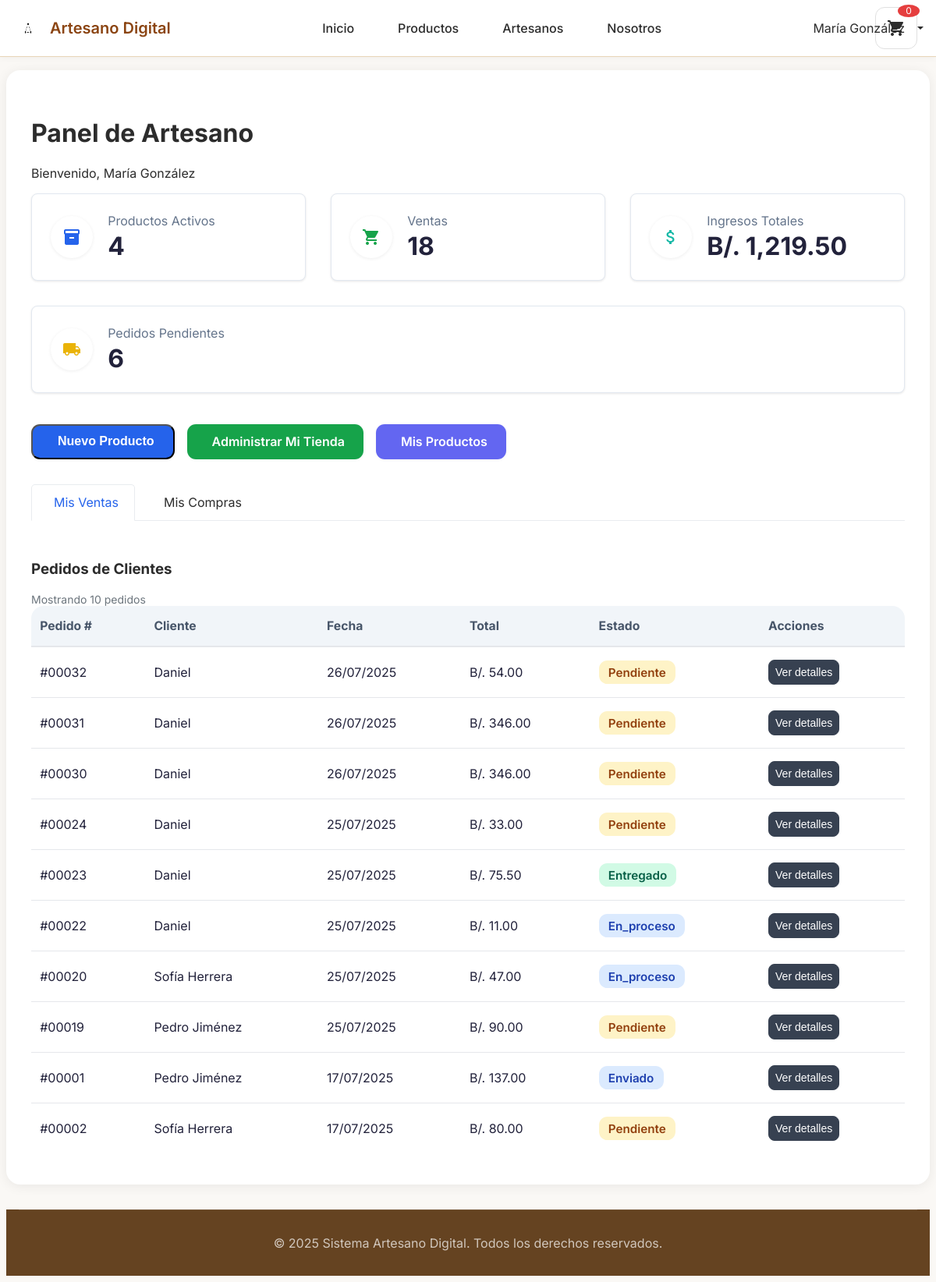
Page /dashboard/artesano (signed in) on the earlier database version.
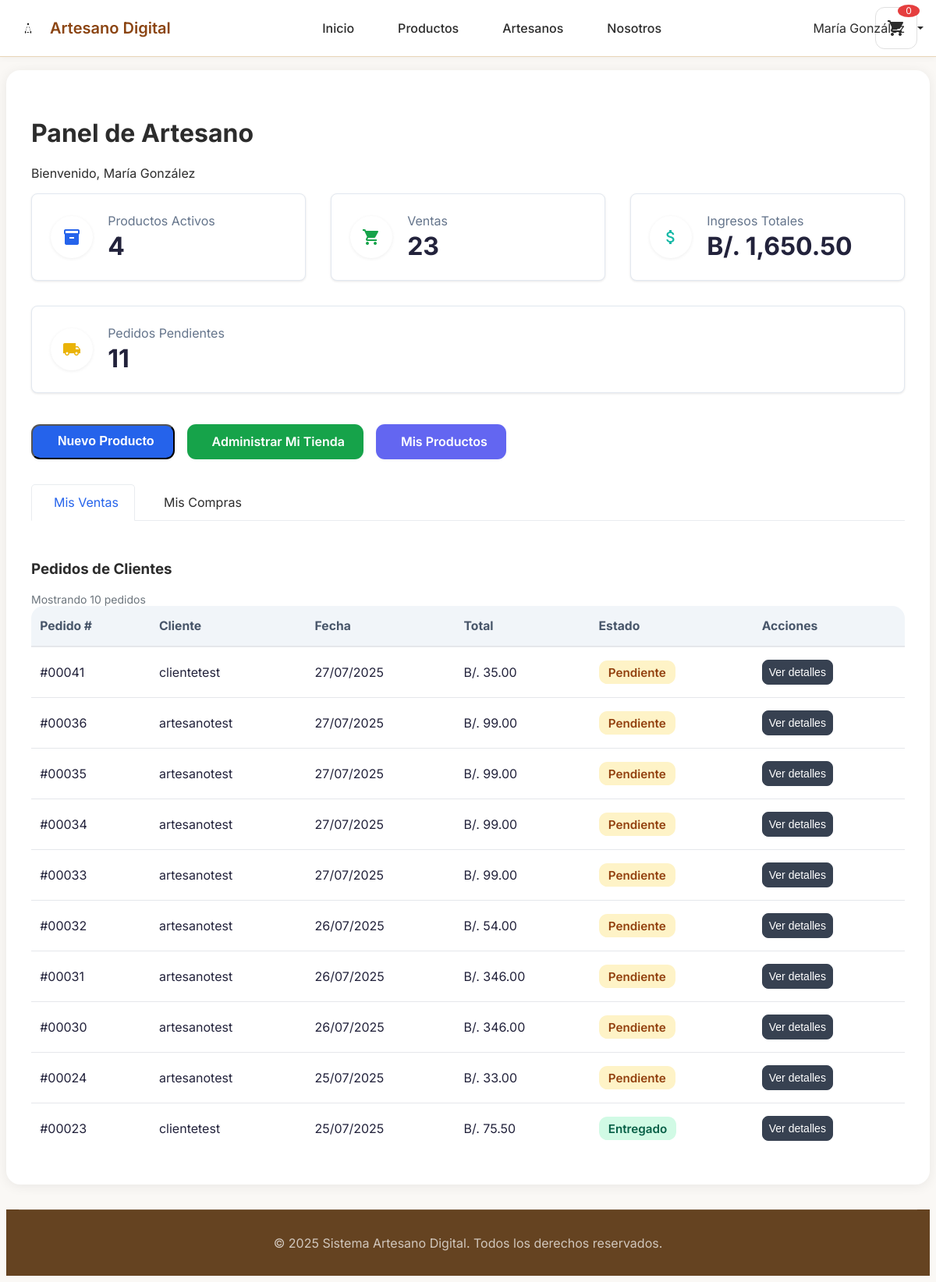
Same page on the later database version.
### tables this page shows
CREATE TABLE `pedidos` (
  `id_pedido` int(11) NOT NULL,
  `id_usuario` int(11) NOT NULL,
  `estado` enum('pendiente','confirmado','en_proceso','enviado','entregado','cancelado') DEFAULT 'pendiente',
  `metodo_pago` varchar(50) NOT NULL,
  `total` decimal(10,2) NOT NULL,
  `subtotal` decimal(10,2) DEFAULT NULL,
  `descuento` decimal(10,2) DEFAULT 0.00,
  `fecha_pedido` datetime DEFAULT current_timestamp(),
  `fecha_confirmacion` datetime DEFAULT NULL,
  `fecha_proceso` datetime DEFAULT NULL,
  `fecha_envio` datetime DEFAULT NULL,
  `fecha_entrega` datetime DEFAULT NULL,
  `direccion_envio` text NOT NULL,
  `metodo_envio` varchar(100) DEFAULT 'Env├¡o est├índar',
  `codigo_seguimiento` varchar(100) DEFAULT NULL,
  `tiempo_estimado` varchar(50) DEFAULT '3-5 d├¡as h├íbiles',
  `empresa_envio` varchar(100) DEFAULT NULL,
  `numero_seguimiento` varchar(100) DEFAULT NULL,
  `fecha_estimada_entrega` date DEFAULT NULL,
  `notas_entrega` text DEFAULT NULL,
  `fecha_actualizacion` timestamp NOT NULL DEFAULT current_timestamp() ON UPDATE current_timestamp()
);

CREATE TABLE `usuarios` (
  `id_usuario` int(11) NOT NULL,
  `nombre` varchar(100) NOT NULL,
  `correo` varchar(150) NOT NULL,
  `telefono` varchar(20) DEFAULT NULL,
  `direccion` text DEFAULT NULL,
  `contrasena` varchar(255) NOT NULL,
  `tipo_usuario` enum('cliente','artesano') NOT NULL,
  `fecha_registro` datetime DEFAULT current_timestamp(),
  `activo` tinyint(1) DEFAULT 1
);

### controllers/ControladorArtesano.php (called while the page is built, shortened)
<?php
class ControladorArtesano
{
    private GestorAutenticacion $gestorAuth;
    private PDO $conexion;
    public function __construct()
    {
        $this->gestorAuth = GestorAutenticacion::obtenerInstancia();
        $this->conexion = Database::obtenerInstancia()->obtenerConexion();
    }
    public function mostrarDashboard(): void
    {
        $usuario = $this->gestorAuth->obtenerUsuarioActual();
        $idUsuario = $usuario['id_usuario'] ?? 0;
        $pedidosRecientes = $this->obtenerPedidosRecibidos($idUsuario);
        $pedidosPersonales = $this->obtenerPedidosPersonales($idUsuario);
        $productos = $this->obtenerProductosPorArtesano($idUsuario);
        $datos = [
            'titulo' => 'Panel de Artesano',
            'usuario' => $usuario,
            'estadisticas' => $this->obtenerEstadisticas($idUsuario),
            'pedidos_recientes' => $pedidosRecientes,
            'pedidos_personales' => $pedidosPersonales,
            'productos' => $productos
        ];
        $this->cargarVista('artesano/dashboard', $datos);
    }
    private function obtenerEstadisticas(int $idUsuario): array
    {
        $estadisticas = [
            'productos_activos' => 0,
            'ventas_totales' => 0,
            'ingresos_totales' => 0.00,
            'pedidos_pendientes' => 0
        ];
        try {
            $conexion = $this->conexion;
            $stmt = $conexion->prepare("SELECT id_tienda FROM tiendas WHERE id_usuario = ?");
            $stmt->execute([$idUsuario]);
            $tienda = $stmt->fetch(PDO::FETCH_ASSOC);
            $idTienda = $tienda['id_tienda'];
            $stmt = $conexion->prepare("SELECT COUNT(*) as total FROM productos WHERE id_tienda = ? AND activo = 1");
            $stmt->execute([$idTienda]);
            $resultado = $stmt->fetch(\PDO::FETCH_ASSOC);
            $estadisticas['productos_activos'] = (int)($resultado['total'] ?? 0);
            $stmt = $conexion->prepare("
                SELECT COUNT(*) as total_ventas, SUM(pp.cantidad * pp.precio_unitario) as ingresos
                FROM pedido_productos pp
                JOIN pedidos p ON pp.id_pedido = p.id_pedido
                JOIN productos prod ON pp.id_producto = prod.id_producto
                WHERE prod.id_tienda = ? AND p.estado != 'cancelado'
            ");
            $stmt->execute([$idTienda]);
            $resultado = $stmt->fetch(\PDO::FETCH_ASSOC);
            $estadisticas['ventas_totales'] = (int)($resultado['total_ventas'] ?? 0);
            $estadisticas['ingresos_totales'] = floatval($resultado['ingresos'] ?? 0);
            $stmt = $conexion->prepare("
                SELECT COUNT(DISTINCT p.id_pedido) as pendientes
                FROM pedidos p
                JOIN pedido_productos pp ON p.id_pedido = pp.id_pedido
                JOIN productos prod ON pp.id_producto = prod.id_producto
                WHERE prod.id_tienda = ? AND p.estado = 'pendiente'
            ");
            $stmt->execute([$idTienda]);
            $resultado = $stmt->fetch(\PDO::FETCH_ASSOC);
            $estadisticas['pedidos_pendientes'] = (int)($resultado['pendientes'] ?? 0);
        } catch (\Exception $e) {
            error_log("Error al obtener estadísticas: " . $e->getMessage());
        }
        return $estadisticas;
    }
    private function obtenerPedidosRecibidos(int $idUsuario): array
    {
        try {
            $stmt = $this->conexion->prepare("
                SELECT id_tienda FROM tiendas WHERE id_usuario = ?
            ");
            $stmt->execute([$idUsuario]);
            $resultado = $stmt->fetch(PDO::FETCH_ASSOC);
            $idTienda = $resultado ? $resultado['id_tienda'] : 0;
            $stmt = $this->conexion->prepare("
                SELECT
                    p.id_pedido,
                    p.fecha_pedido,
                    SUM(pp.cantidad * pp.precio_unitario) as total,
                    p.estado,
                    u.nombre as cliente_nombre,
                    u.correo as cliente_correo
                FROM pedidos p
                JOIN pedido_productos pp ON p.id_pedido = pp.id_pedido
                JOIN productos prod ON pp.id_producto = prod.id_producto
                JOIN usuarios u ON p.id_usuario = u.id_usuario
                WHERE prod.id_tienda = ?
                GROUP BY p.id_pedido, p.fecha_pedido, p.estado, u.nombre, u.correo
                ORDER BY p.fecha_pedido DESC
                LIMIT 10
            ");
            $stmt->execute([$idTienda]);
            $pedidos = $stmt->fetchAll(PDO::FETCH_ASSOC);
            return $pedidos;
        } catch (\Exception $e) {
            error_log("Error al obtener pedidos recibidos: " . $e->getMessage());
            return [];
        }
    }
    private function obtenerPedidosPersonales(int $idUsuario): array
    {
        try {
            $stmt = $this->conexion->prepare("
                SELECT id_pedido, fecha_pedido, total, estado, metodo_pago
                FROM pedidos
                WHERE id_usuario = ?
                ORDER BY fecha_pedido DESC
                LIMIT 10
            ");
            $stmt->execute([$idUsuario]);
            $pedidos = $stmt->fetchAll(PDO::FETCH_ASSOC);
            return $pedidos;
        } catch (\Exception $e) {
            error_log("Error al obtener pedidos personales: " . $e->getMessage());
            return [];
        }
    }
    private function obtenerProductosPorArtesano(int $idUsuario): array
    {
        try {
            $stmt = $this->conexion->prepare("
                SELECT id_tienda, nombre_tienda FROM tiendas WHERE id_usuario = ?
            ");
            $stmt->execute([$idUsuario]);
            $resultado = $stmt->fetch(PDO::FETCH_ASSOC);
            $idTienda = $resultado ? $resultado['id_tienda'] : 0;
            $stmt = $this->conexion->prepare("
                SELECT p.id_producto, p.nombre, p.precio, p.descripcion, p.stock, p.imagen, p.activo, p.descuento
                FROM productos p
                WHERE p.id_tienda = ?
                ORDER BY p.fecha_creacion DESC
                LIMIT 20
            ");
            $stmt->execute([$idTienda]);
            $productos = $stmt->fetchAll(PDO::FETCH_ASSOC);
            return $productos;
        } catch (\Exception $e) {
            error_log("Error al obtener productos del artesano: " . $e->getMessage());
            return [];
        }
    }
    private function cargarVista(string $vista, array $datos = []): void
    {
        extract($datos);
        include "views/{$vista}.php";
    }
}

### config/Database.php (called while the page is built, shortened)
<?php
class Database
{
    private static ?Database $instancia = null;
    private ?PDO $conexion = null;
    private string $host;
    private string $baseDatos;
    private string $usuario;
    private string $contrasena;
    private string $charset;
    private function __construct()
    {
        $this->host = $_ENV['DB_HOST'] ?? 'localhost';
        $this->baseDatos = $_ENV['DB_DATABASE'] ?? 'artesano_digital';
        $this->usuario = $_ENV['DB_USERNAME'] ?? 'root';
        $this->contrasena = $_ENV['DB_PASSWORD'] ?? '';
        $this->charset = $_ENV['DB_CHARSET'] ?? 'utf8mb4';
    }
    public static function obtenerInstancia(): Database
    {
        if (self::$instancia === null) {
            self::$instancia = new self();
        }
        return self::$instancia;
    }
    private function conectar(): void
    {
        try {
            $dsn = "mysql:host={$this->host};dbname={$this->baseDatos};charset={$this->charset}";
            $opciones = [
                PDO::ATTR_ERRMODE => PDO::ERRMODE_EXCEPTION,
                PDO::ATTR_DEFAULT_FETCH_MODE => PDO::FETCH_ASSOC,
                PDO::ATTR_EMULATE_PREPARES => false,
                PDO::MYSQL_ATTR_INIT_COMMAND => "SET NAMES {$this->charset}"
            ];
            $this->conexion = new PDO($dsn, $this->usuario, $this->contrasena, $opciones);
        } catch (PDOException $e) {
            throw new Exception("Error de conexión a base de datos: " . $e->getMessage());
        }
    }
    public function obtenerConexion(): PDO
    {
        return $this->conexion;
    }
}

### utils/GestorAutenticacion.php (called while the page is built, shortened)
<?php
class GestorAutenticacion
{
    private static ?GestorAutenticacion $instancia = null;
    private function __construct()
    {
        $this->tiempoExpiracion = ((int)($_ENV['SESSION_LIFETIME'] ?? 120)) * 60;
    }
    public static function obtenerInstancia(): GestorAutenticacion
    {
        if (self::$instancia === null) {
            self::$instancia = new self();
        }
        return self::$instancia;
    }
    public function estaAutenticado(): bool
    {
        return true;
    }
    public function obtenerUsuarioActual(): ?array
    {
        if ($this->estaAutenticado()) {
            return [
                'id_usuario' => $_SESSION['usuario_id'],
                'nombre' => $_SESSION['usuario_nombre'],
                'correo' => $_SESSION['usuario_correo'],
                'tipo_usuario' => $_SESSION['usuario_tipo']
            ];
        }
        return null;
    }
}

### views/artesano/dashboard.php (the view, shortened to what the changed rows need)
<link rel="stylesheet" href="/artesanoDigital/assets/css/modal-detalle-pedidos.css">
<link rel="stylesheet" href="/artesanoDigital/assets/css/artesano-dashboard.css">
<div class="dashboard-container dashboard-bg-white">
    <div class="dashboard-header">
        <h1>Panel de Artesano</h1>
    </div>
    <div class="resumen-cards-horizontal">
        <div class="resumen-card resumen-green">
            <div>
                <div class="resumen-label">Ventas</div>
                <div class="resumen-value"><?= $estadisticas['ventas_totales'] ?? 0 ?></div>
            </div>
        </div>
        <div class="resumen-card resumen-teal">
            <div>
                <div class="resumen-label">Ingresos Totales</div>
                <div class="resumen-value">B/. <?= number_format($estadisticas['ingresos_totales'] ?? 0, 2) ?></div>
            </div>
        </div>
        <div class="resumen-card resumen-yellow">
            <div>
                <div class="resumen-label">Pedidos Pendientes</div>
                <div class="resumen-value"><?= $estadisticas['pedidos_pendientes'] ?? 0 ?></div>
            </div>
        </div>
    </div>
    <div class="tabs-content">
        <div id="tab-ventas" class="tab-pane active">
            <div class="dashboard-main">
                <div class="card">
                    <div class="card-body">
                        <?php if (empty($pedidos_recientes ?? [])): ?>
                                <p class="empty-state">No hay pedidos recientes</p>
                        <?php else: ?>
                                <div class="table-responsive">
                                    <table class="table pedidos-table">
                                        <thead>
                                            <tr>
                                                <th>Pedido #</th>
                                                <th>Cliente</th>
                                                <th>Fecha</th>
                                                <th>Total</th>
                                                <th>Estado</th>
                                                <th>Acciones</th>
                                            </tr>
                                        </thead>
                                        <tbody>
                                            <?php foreach ($pedidos_recientes as $pedido): ?>
                                                    <tr class="estado-<?= $pedido['estado'] ?>">
                                                        <td>#<?= str_pad($pedido['id_pedido'], 5, '0', STR_PAD_LEFT) ?></td>
                                                        <td><?= htmlspecialchars($pedido['cliente_nombre'] ?? 'Cliente') ?></td>
                                                        <td><?= date('d/m/Y', strtotime($pedido['fecha_pedido'])) ?></td>
                                                        <td>B/. <?= number_format($pedido['total'], 2) ?></td>
                                                        <td>
                                                            <span class="badge status-<?= $pedido['estado'] ?>">
                                                                <?= ucfirst($pedido['estado']) ?>
                                                            </span>
                                                        </td>
                                                        <td>
                                                            <button class="btn btn-sm btn-primary ver-pedido"
                                                                data-id="<?= $pedido['id_pedido'] ?>">
                                                                Ver detalles
                                                            </button>
                                                        </td>
                                                    </tr>
                                            <?php endforeach; ?>
                                        </tbody>
                                    </table>
                                </div>
                        <?php endif; ?>
                    </div>
                </div>
            </div>
        </div>
    </div>
<?php
include __DIR__ . '/../layouts/base.php';
?>

Differences in the rows shown:
no longer on this page (row unchanged): pedidos: id_pedido "00022", id_usuario.nombre "Daniel", fecha_pedido "25/07/2025", total "11.00", estado "En_proceso"
no longer on this page (row unchanged): pedidos: id_pedido "00020", id_usuario.nombre "Sofía Herrera", fecha_pedido "25/07/2025", total "47.00", estado "En_proceso"
no longer on this page (row unchanged): pedidos: id_pedido "00019", id_usuario.nombre "Pedro Jiménez", fecha_pedido "25/07/2025", total "90.00", estado "Pendiente"
no longer on this page (row unchanged): pedidos: id_pedido "00001", id_usuario.nombre "Pedro Jiménez", fecha_pedido "17/07/2025", total "137.00", estado "Enviado"
no longer on this page (row unchanged): pedidos: id_pedido "00002", id_usuario.nombre "Sofía Herrera", fecha_pedido "17/07/2025", total "80.00", estado "Pendiente"
added pedidos: id_pedido "00041", id_usuario.nombre "clientetest", fecha_pedido "27/07/2025", total "35.00", estado "Pendiente"
added pedidos: id_pedido "00036", id_usuario.nombre "artesanotest", fecha_pedido "27/07/2025", total "99.00", estado "Pendiente"
added pedidos: id_pedido "00035", id_usuario.nombre "artesanotest", fecha_pedido "27/07/2025", total "99.00", estado "Pendiente"
added pedidos: id_pedido "00034", id_usuario.nombre "artesanotest", fecha_pedido "27/07/2025", total "99.00", estado "Pendiente"
added pedidos: id_pedido "00033", id_usuario.nombre "artesanotest", fecha_pedido "27/07/2025", total "99.00", estado "Pendiente"
changed through a linked row, pedidos "00032": id_usuario.nombre "Daniel" → "artesanotest"
changed through a linked row, pedidos "00031": id_usuario.nombre "Daniel" → "artesanotest"
changed through a linked row, pedidos "00030": id_usuario.nombre "Daniel" → "artesanotest"
changed through a linked row, pedidos "00024": id_usuario.nombre "Daniel" → "artesanotest"
changed through a linked row, pedidos "Entregado": id_usuario.nombre "Daniel" → "clientetest"
Other differences:
$estadisticas['ventas_totales']: "18" → "23"
$estadisticas['ingresos_totales']: "1,219.50" → "1,650.50"
$estadisticas['pedidos_pendientes']: "6" → "11"
